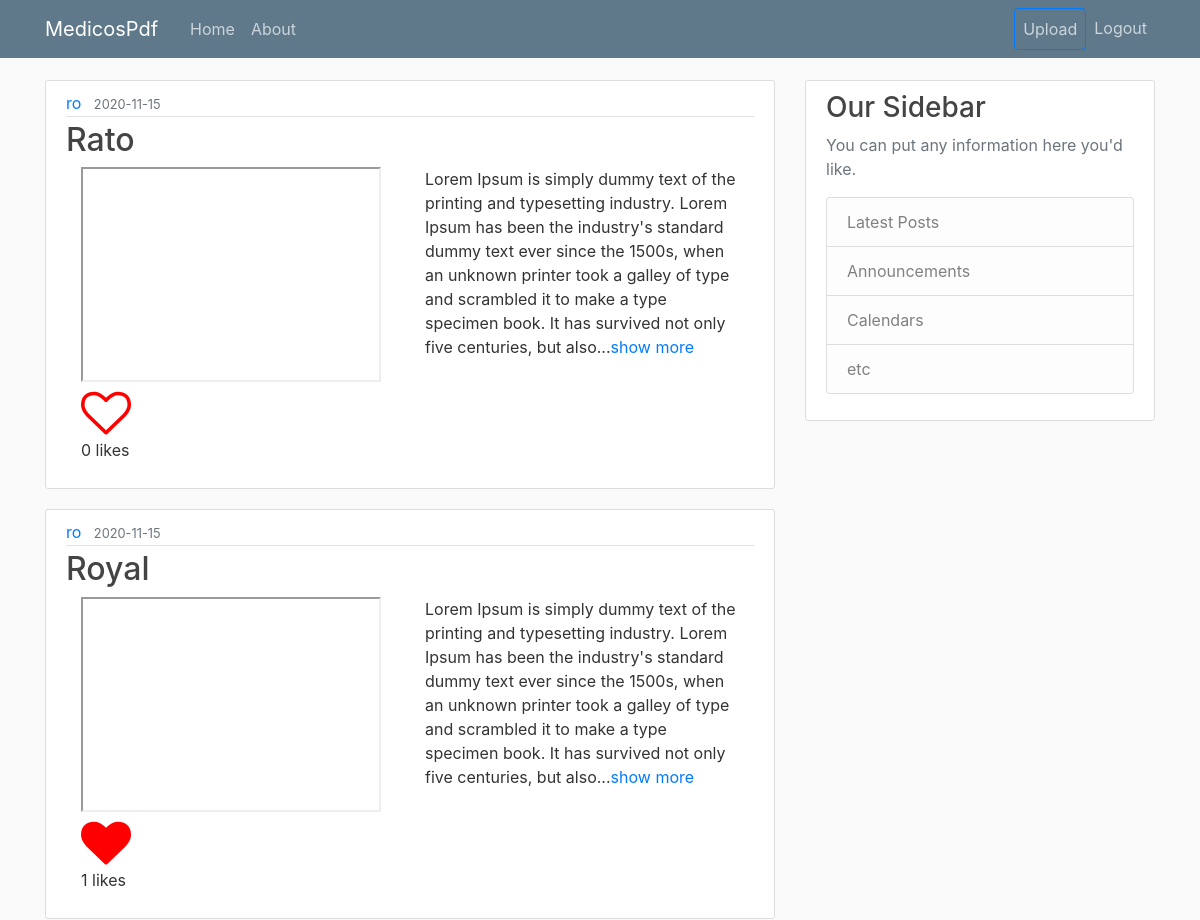
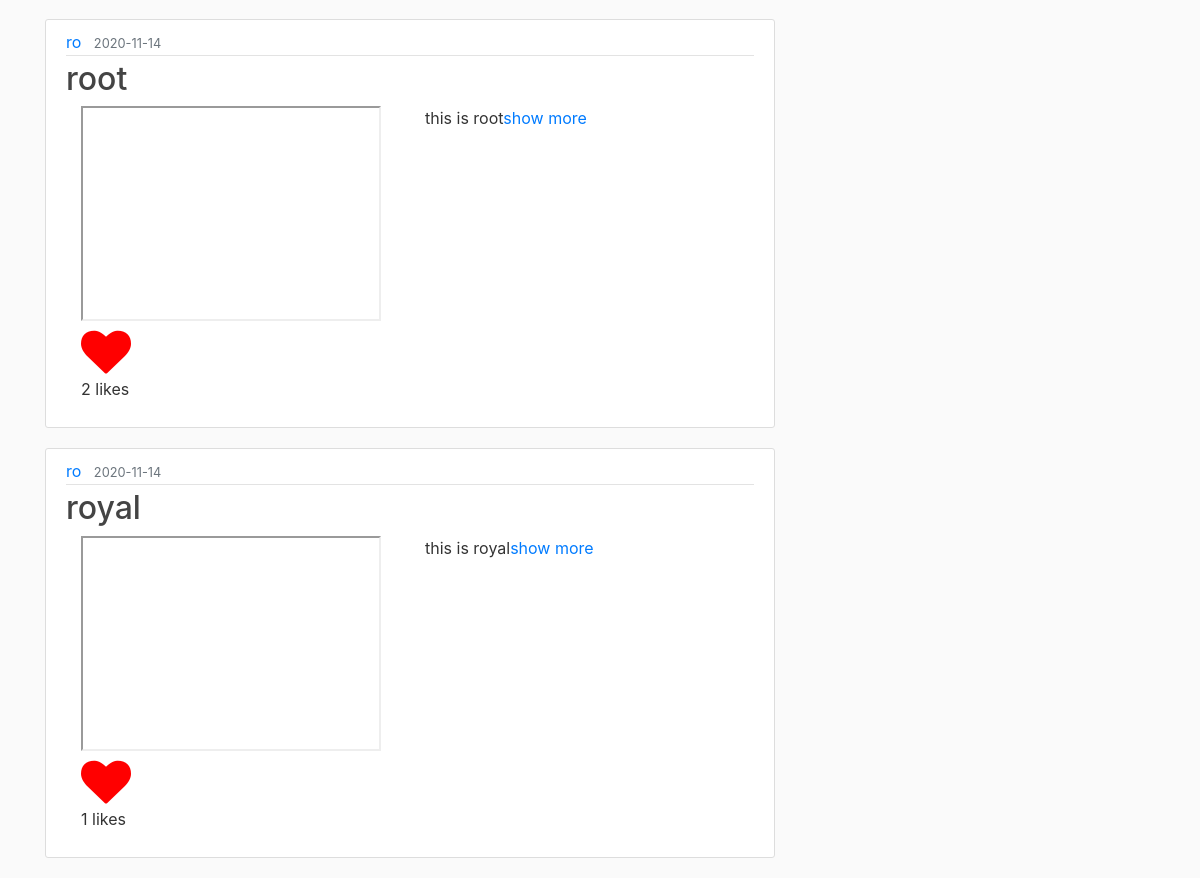
Screenshot of /home (signed in) with the database file from the repository (2 pictures, top to bottom).
### medicospdf/models.py (models this page shows, shortened)
class Slide(db.Model):
    id = db.Column(db.Integer, primary_key = True)
    title = db.Column(db.String(200), nullable = False)
    description = db.Column(db.Text, nullable = False)
    category = db.Column(db.String(20), nullable = False)
    file = db.Column(db.String(1000), nullable = False)
    date_posted = db.Column(db.DateTime, nullable=False, default=datetime.utcnow)
    user_id = db.Column(db.Integer, db.ForeignKey('user.id'), nullable = False)
    likes = db.relationship('SlideLike', backref = 'slide', lazy = True)

class User(db.Model, UserMixin):
    id = db.Column(db.Integer, primary_key=True)
    username = db.Column(db.String(20), unique=True, nullable=False)
    email = db.Column(db.String(120), unique=True, nullable=False)
    image_file = db.Column(db.String(20), nullable=False, default='default.jpg')
    password = db.Column(db.String(60), nullable=False)
    is_admin = db.Column(db.Boolean, default = False)
    posts = db.relationship('Post', backref='author', lazy=True)
    slides = db.relationship('Slide', backref = 'author', lazy = True)
    liked = db.relationship('SlideLike', foreign_keys = 'SlideLike.user_id',
        backref = 'author', lazy = True)
    def has_liked_slide(self, slide):
        return SlideLike.query.filter(
            SlideLike.user_id == self.id,
            SlideLike.slide_id == slide.id).count()>0

### medicospdf/routes.py (the view)
@app.route("/")
@app.route("/home")
@login_required
def home():
    slides = Slide.query.order_by(Slide.date_posted.desc())
    print(slides)
    return render_template('home.html', posts=slides)

### medicospdf/models.py (called while the page is built)
@login_manager.user_loader
def load_user(user_id):
    return User.query.get(int(user_id))

### medicospdf/templates/home.html
{% extends "layout.html" %}
{% block content %}
    {% for slide in posts %}
        <article class="media content-section">
          <div class="media-body">
            <div class="article-metadata">
              <a class="mr-2" href="#">{{ slide.author.username }}</a>
              <small class="text-muted">{{ slide.date_posted.strftime('%Y-%m-%d') }}</small>
            </div>
            <h2><a class="article-title" href="{{url_for('slide', slide_id = slide.id)}}">{{ slide.title }}</a></h2>
            <div class="container">
              <div class="row">
                <div class="col">
                  <iframe name="plugin" src="{{ url_for('static', filename = 'slide_files/'+ slide.file) }}" type="application/pdf" width="300" height="215"></iframe>
                </div>
                <div class="col">
                  <p class="article-content">{{ slide.description | truncate(300)}}<a href="{{ url_for('slide', slide_id = slide.id) }}">show more</a></p>
                </div>
              </div>
              {% if current_user.has_liked_slide(slide) %}
                <a href="{{ url_for('like_action', slide_id = slide.id, action = 'unlike') }}"><i class="fa fa-heart"></i></a>
              {% else %}
                <a href="{{ url_for('like_action', slide_id = slide.id, action = 'like') }}"><i class="fa fa-heart-o"></i></a>
              {% endif %}
              <p>{{ slide.likes|count }} likes</p>
            </div>
          </div>
        </article>
    {% endfor %}
{% endblock content %}

### medicospdf/templates/layout.html (shortened to what this page needs)
<!DOCTYPE html>
<html>
<head>
    <link rel="stylesheet" href="https://maxcdn.bootstrapcdn.com/bootstrap/4.0.0/css/bootstrap.min.css">
    <link rel="stylesheet" type="text/css" href="{{ url_for('static', filename='main.css') }}">
    <link rel="stylesheet" href="https://cdnjs.cloudflare.com/ajax/libs/font-awesome/4.7.0/css/font-awesome.min.css">
</head>
<body>
    <header class="site-header">
      <nav class="navbar navbar-expand-md navbar-dark bg-steel fixed-top">
        <div class="container">
          <a class="navbar-brand mr-4" href="/">MedicosPdf</a>
          <div class="collapse navbar-collapse" id="navbarToggle">
            <div class="navbar-nav mr-auto">
              <a class="nav-item nav-link" href="{{ url_for('home') }}">Home</a>
              <a class="nav-item nav-link" href="{{ url_for('about') }}">About</a>
            </div>
            <div class="navbar-nav">
              {% if current_user.is_authenticated %}
                <a class = 'nav-item nav-link btn btn-outline-primary' href="{{ url_for('new_slide') }}">Upload</a>
                <a class = 'nav-item nav-link' href="{{ url_for('logout') }}">Logout</a>
              {% else %}
                <a class="nav-item nav-link" href="{{ url_for('login') }}">Login</a>
                <a class="nav-item nav-link" href="{{ url_for('register') }}">Register</a>
              {% endif %}
            </div>
          </div>
        </div>
      </nav>
    </header>
    <main role="main" class="container">
      <div class="row">
        <div class="col-md-8">
          {% block content %}{% endblock %}
        </div>
        <div class="col-md-4">
          <div class="content-section">
            <h3>Our Sidebar</h3>
            <p class='text-muted'>You can put any information here you'd like.
              <ul class="list-group">
                <li class="list-group-item list-group-item-light">Latest Posts</li>
                <li class="list-group-item list-group-item-light">Announcements</li>
                <li class="list-group-item list-group-item-light">Calendars</li>
                <li class="list-group-item list-group-item-light">etc</li>
              </ul>
            </p>
          </div>
        </div>
      </div>
    </main>
</body>
</html>

### medicospdf/static/main.css (style rules this page uses)
body { background: #fafafa; color: #333333; margin-top: 5rem; }
h1, h2, h3, h4, h5, h6 { color: #444444; }
.bg-steel { background-color: #5f788a; }
.site-header .navbar-nav .nav-link { color: #cbd5db; }
.content-section { background: #ffffff; padding: 10px 20px; border: 1px solid #dddddd; border-radius: 3px; margin-bottom: 20px; }
.article-title { color: #444444; }
.article-content { white-space: pre-line; }
.article-metadata { padding-bottom: 1px; margin-bottom: 4px; border-bottom: 1px solid #e3e3e3 }

### medicospdf/templates/layout.html (style rules this page uses)
.fa { font-size: 50px; cursor: pointer; user-select: none; }
.fa-heart-o { color: red; cursor: pointer; }
.fa-heart { color: red; cursor: pointer; }

### rows the page displays
Slide: author.username "ro", date_posted "2020-11-15", title "Rato", description "Lorem Ipsum is simply dummy text of the printing and typesetting industry. Lorem Ipsum has been the industry's standard dummy text ever since the 1500s, when an unknown printer took a galley of type and scrambled it to make a type specimen book. It has survived not only five centuries, but also...", likes|count "0"
Slide: author.username "ro", date_posted "2020-11-15", title "Royal", description "Lorem Ipsum is simply dummy text of the printing and typesetting industry. Lorem Ipsum has been the industry's standard dummy text ever since the 1500s, when an unknown printer took a galley of type and scrambled it to make a type specimen book. It has survived not only five centuries, but also...", likes|count "1"
Slide: author.username "ro", date_posted "2020-11-14", title "root", description "this is root", likes|count "2"
Slide: author.username "ro", date_posted "2020-11-14", title "royal", description "this is royal", likes|count "1"
